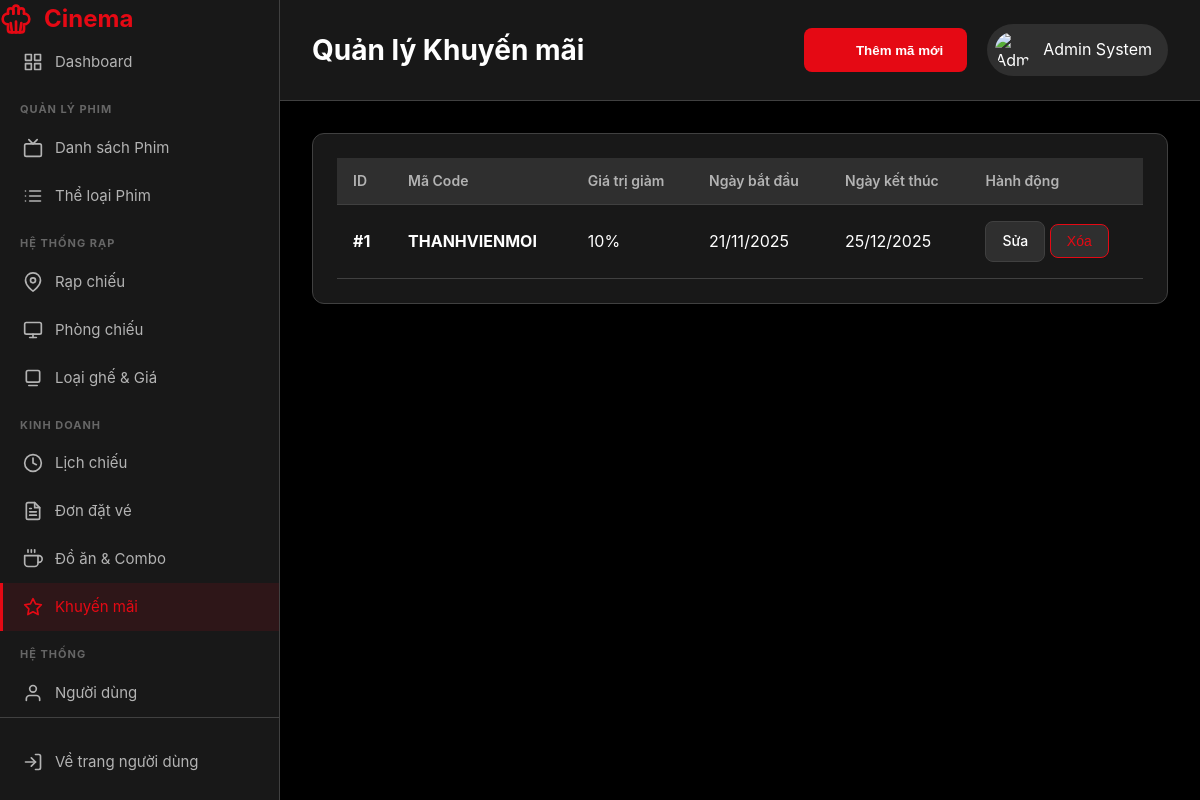
/BTL_MO/View/admin/promotions.php (signed in), run on the app's committed database.
### tables this page shows
CREATE TABLE `promotions` (
  `PromotionID` int NOT NULL AUTO_INCREMENT,
  `Code` varchar(50) NOT NULL,
  `DiscountValue` decimal(10,2) DEFAULT '0.00',
  `DiscountPercent` int DEFAULT '0',
  `StartDate` date NOT NULL,
  `EndDate` date NOT NULL,
  PRIMARY KEY (`PromotionID`),
  UNIQUE KEY `Code` (`Code`)
);

### BTL_MO/functions/promotions_functions.php (called while the page is built, shortened)
<?php
function getAllPromotions() {
    $conn = getDbConnection();
    $sql = "SELECT * FROM Promotions ORDER BY EndDate DESC";
    $result = $conn->query($sql);
    $data = [];
    if ($result && $result->num_rows > 0) {
        $data = $result->fetch_all(MYSQLI_ASSOC);
    }
    return $data;
}
?>

### BTL_MO/View/admin/promotions.php (the view, shortened to what this page needs)
<?php
include_once '../../functions/promotions_functions.php';
$action = $_GET['action'] ?? 'list';
$item_to_edit = null;
$promo_list = [];
if ($action == 'list') {
    $promo_list = getAllPromotions();
}
?>
<!DOCTYPE html>
<html lang="vi">
<head>
    <link rel="stylesheet" href="../../assets/css/style.css">
    <link rel="stylesheet" href="../../assets/css/admin.css">
</head>
<body>
    <div class="admin-layout">
        <?php include 'partials/sidebar.php'; ?>
        <main class="admin-main">
            <header class="admin-header">
                <h1>Quản lý Khuyến mãi</h1>
                <div class="header-actions">
                    <?php if ($action == 'list'): ?>
                        <button class="btn-add" onclick="openModal('addPromoModal')">
                            <svg width="20" height="20"...></svg>
                            <span>Thêm mã mới</span>
                        </button>
                    <?php endif; ?>
                    <div class="user-menu">
                        <img src="../../assets/images/default-avatar.png" alt="Admin">
                        <span><?php echo htmlspecialchars($_SESSION['full_name']); ?></span>
                    </div>
                </div>
            </header>
            <div class="dashboard-content">
                <?php if ($action == 'edit' || $action == 'add'): ?>
                <div class="dashboard-card">
                    <div class="card-header">
                        <h3><?php echo ($action == 'edit') ? 'Chỉnh sửa khuyến mãi' : 'Thêm khuyến mãi'; ?></h3>
                    </div>
                    <form action="../../Handle/promotions_process.php" method="POST">
                        <?php if ($action == 'edit'): ?>
                            <input type="hidden" name="action" value="update">
                            <input type="hidden" name="promotion_id" value="<?php echo $item_to_edit['PromotionID']; ?>">
                        <?php else: ?>
                            <?php endif; ?>
                        <div class="form-group">
                            <label>Mã Code</label>
                            <input type="text" name="code" value="<?php echo htmlspecialchars($item_to_edit['Code']); ?>" required>
                        </div>
                        <div class="form-group">
                            <label>Giảm % (Bắt buộc)</label>
                            <input type="number" name="discount_percent" value="<?php echo $item_to_edit['DiscountPercent'] ?? 0; ?>" min="0" max="100" required>
                            <small style="color: #aaa;">Nhập số phần trăm muốn giảm (Ví dụ: 10).</small>
                        </div>
                        <div class="form-group">
                            <label>Mức giảm tối đa (VNĐ)</label>
                            <input type="number" name="discount_value" value="<?php echo $item_to_edit['DiscountValue'] ?? 0; ?>" min="0" step="1000">
                            <small style="color: #aaa;">Ví dụ: Nếu nhập 25000, đơn hàng dù lớn đến mấy cũng chỉ giảm tối đa 25k.</small>
                        </div>
                        <div class="form-group">
                            <label>Ngày bắt đầu</label>
                            <input type="date" name="start_date" value="<?php echo htmlspecialchars(date('Y-m-d', strtotime($item_to_edit['StartDate']))); ?>" required>
                        </div>
                        <div class="form-group">
                            <label>Ngày kết thúc</label>
                            <input type="date" name="end_date" value="<?php echo htmlspecialchars(date('Y-m-d', strtotime($item_to_edit['EndDate']))); ?>" required>
                        </div>
                        <div class="modal-footer">
                            <a href="promotions.php" class="btn-action">Hủy</a>
                            <button type="submit" class="btn-primary">
                                Cập nhật
                            </button>
                        </div>
                    </form>
                </div>
                <?php else: ?>
                <div class="dashboard-card">
                    <div class="table-responsive">
                        <table class="data-table">
                            <thead>
                                <tr>
                                    <th>ID</th>
                                    <th>Mã Code</th>
                                    <th>Giá trị giảm</th>
                                    <th>Ngày bắt đầu</th>
                                    <th>Ngày kết thúc</th>
                                    <th>Hành động</th>
                                </tr>
                            </thead>
                            <tbody>
                                <?php if (empty($promo_list)): ?>
                                    <tr><td colspan="6" class="text-center">Chưa có khuyến mãi nào.</td></tr>
                                <?php else: ?>
                                    <?php foreach ($promo_list as $item): ?>
                                    <tr>
                                        <td><strong>#<?php echo $item['PromotionID']; ?></strong></td>
                                        <td><strong><?php echo htmlspecialchars($item['Code']); ?></strong></td>
                                        <td>
                                            <?php
                                            if (!empty($item['DiscountPercent'])) {
                                                echo $item['DiscountPercent'] . "%";
                                            } else {
                                                echo number_format($item['DiscountValue'], 0, ',', '.') . " ₫";
                                            }
                                            ?>
                                        </td>
                                        <td><?php echo date('d/m/Y', strtotime($item['StartDate'])); ?></td>
                                        <td><?php echo date('d/m/Y', strtotime($item['EndDate'])); ?></td>
                                        <td>
                                            <a href="promotions.php?action=edit&id=<?php echo $item['PromotionID']; ?>" class="btn-action">
                                                Sửa
                                            </a>
                                            <form action="../../Handle/promotions_process.php" method="POST" style="display: inline-block;"
                                                  onsubmit="return confirm('Bạn có chắc chắn muốn xóa mã này?');">
                                                <button type="submit" class="btn-action danger">Xóa</button>
                                            </form>
                                        </td>
                                    </tr>
                                    <?php endforeach; ?>
                                <?php endif; ?>
                            </tbody>
                        </table>
                    </div>
                </div>
                <?php endif; ?>
            </div>
        </main>
    </div>
</body>
</html>

### BTL_MO/assets/css/style.css (style rules this page uses)
:root { --primary-color: #e50914; --primary-dark: #b20710; --secondary-color: #0f1014; --text-primary: #ffffff; --text-secondary: #b3b3b3; --bg-primary: #000000; --bg-secondary: #181818; --bg-tertiary: #2f2f2f; --border-color: #404040; --success-color: #46d369; --warning-color: #ffa500; --danger-color: #e50914; --shadow: 0 4px 12px rgba(0, 0, 0, 0.5); --shadow-lg: 0 8px 24px rgba(0, 0, 0, 0.6); --transition: all 0.3s ease; --border-radius: 8px; }
* { margin: 0; padding: 0; box-sizing: border-box; }
body { font-family: -apple-system, BlinkMacSystemFont, 'Segoe UI', Roboto, 'Helvetica Neue', Arial, sans-serif; background: var(--bg-primary); color: var(--text-primary); line-height: 1.6; overflow-x: hidden; }

### BTL_MO/assets/css/admin.css (style rules this page uses)
.admin-layout { display: grid; grid-template-columns: 280px 1fr; min-height: 100vh; }
.admin-main { overflow-x: hidden; }
.admin-header { background: var(--bg-secondary); border-bottom: 1px solid var(--border-color); padding: 24px 32px; display: flex; justify-content: space-between; align-items: center; position: sticky; top: 0; z-index: 100; }
.admin-header h1 { font-size: 28px; }
.header-actions { display: flex; align-items: center; gap: 20px; }
.user-menu { display: flex; align-items: center; gap: 12px; padding: 8px 16px 8px 8px; background: var(--bg-tertiary); border-radius: 50px; cursor: pointer; transition: var(--transition); }
.user-menu img { width: 36px; height: 36px; border-radius: 50%; object-fit: cover; }
.dashboard-content { padding: 32px; }
.dashboard-card { background: var(--bg-secondary); border: 1px solid var(--border-color); border-radius: 12px; padding: 24px; }
.table-responsive { overflow-x: auto; }
.data-table { width: 100%; border-collapse: collapse; }
.data-table thead { background: var(--bg-tertiary); }
.data-table th { padding: 12px 16px; text-align: left; font-weight: 600; font-size: 14px; color: var(--text-secondary); border-bottom: 1px solid var(--border-color); }
.data-table td { padding: 16px; border-bottom: 1px solid var(--border-color); }
.data-table tbody tr { transition: var(--transition); }
.btn-action { padding: 8px 16px; background: var(--bg-tertiary); border: 1px solid var(--border-color); border-radius: var(--border-radius); color: var(--text-primary); cursor: pointer; transition: var(--transition); font-size: 14px; font-weight: 500; text-decoration: none; display: inline-flex; align-items: center; gap: 8px; }
.btn-action.danger { color: var(--danger-color); border-color: var(--danger-color); }
.btn-add { padding: 12px 24px; background: var(--primary-color); color: var(--text-primary); border: none; border-radius: var(--border-radius); font-weight: 600; cursor: pointer; transition: var(--transition); display: inline-flex; align-items: center; gap: 8px; }

### data on the page
promotions: PromotionID "1", Code "THANHVIENMOI", DiscountPercent "10", StartDate "21/11/2025", EndDate "25/12/2025"

### other printed values
$_SESSION['full_name'] "Admin System"
